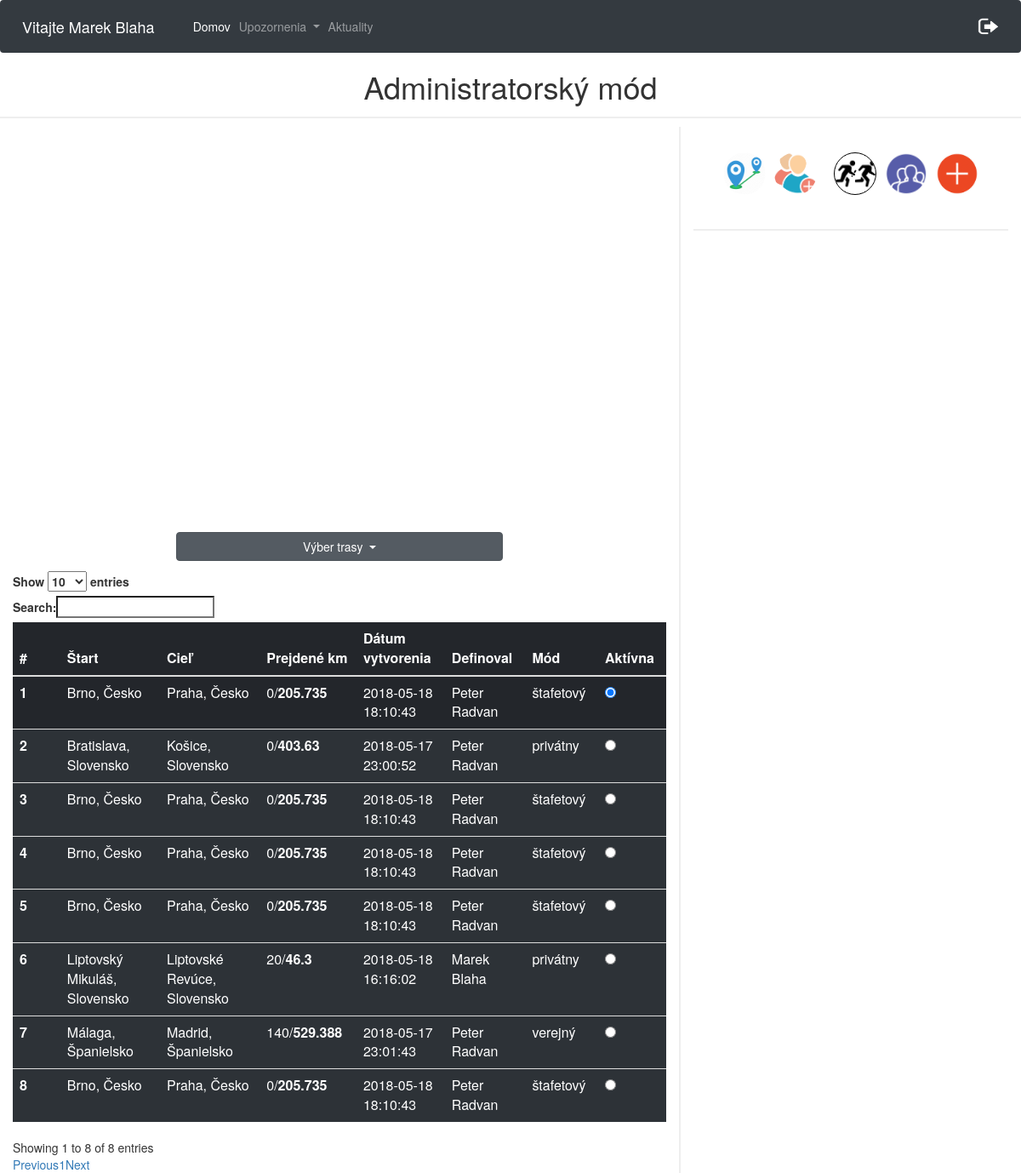
The app's page /cestyAdmin.php (signed in) with its own data.
### tables this page shows
CREATE TABLE `pouzivatelia` (
  `id` int(11) NOT NULL,
  `meno` varchar(20) NOT NULL,
  `priezvisko` varchar(20) NOT NULL,
  `email` varchar(40) NOT NULL,
  `heslo` varchar(60) NOT NULL,
  `stredna_skola` varchar(40) NOT NULL,
  `stredna_skola_adresa` varchar(60) NOT NULL,
  `ulica` varchar(40) NOT NULL,
  `psc` varchar(10) NOT NULL,
  `obec` varchar(40) NOT NULL,
  `rola` varchar(10) NOT NULL DEFAULT 'user',
  `odoberatel` tinyint(1) NOT NULL DEFAULT '0',
  `prve_prihlasenie` int(11) NOT NULL DEFAULT '0',
  `id_timu` int(11) DEFAULT NULL
);

CREATE TABLE `trasa_pouzivatel` (
  `id` int(11) NOT NULL,
  `id_pouzivatel` int(11) NOT NULL,
  `id_trasa` int(11) NOT NULL,
  `prejdene_km` int(11) NOT NULL,
  `aktivna_trasa` int(11) NOT NULL
);

CREATE TABLE `trasa` (
  `id` int(10) UNSIGNED NOT NULL,
  `start_nazov` varchar(50) NOT NULL,
  `start_lat` varchar(20) NOT NULL,
  `start_long` varchar(20) NOT NULL,
  `ciel_nazov` varchar(50) NOT NULL,
  `ciel_lat` varchar(20) NOT NULL,
  `ciel_long` varchar(20) NOT NULL,
  `celkove_km` double NOT NULL,
  `datum_vytvorenia` datetime NOT NULL,
  `mod_trasy` varchar(20) NOT NULL,
  `id_user` int(11) NOT NULL,
  `vytvoril` varchar(100) NOT NULL
);

### cestyAdmin.php (the view, shortened to what this page needs)
<html>
<head>
    <link rel="stylesheet" href="https://maxcdn.bootstrapcdn.com/bootstrap/4.0.0/css/bootstrap.min.css">
    <link rel="stylesheet" type="text/css" href="https://maxcdn.bootstrapcdn.com/bootstrap/3.3.7/css/bootstrap.min.css">
    <link rel="stylesheet" type="text/css" href="https://cdn.datatables.net/1.10.16/css/dataTables.bootstrap.min.css">
    <link rel="stylesheet" href="./css/cesty.css">
</head>
<body>
<nav class="navbar navbar-expand-lg  navbar-dark bg-dark">
        <span class="navbar-brand" >
            <?php
            $conn = new mysqli($servername, $username, $password, $dbname);
            $conn->set_charset("UTF8");
            $email= $_SESSION['email'];
            $query="SELECT meno, priezvisko from pouzivatelia WHERE email='$email'";
            $result = mysqli_query($conn,$query);
            while ($data = mysqli_fetch_array($result)){
                echo "Vitajte ".$data['meno']." ".$data['priezvisko'];
            }
            ?>
        </span>
    <div class="collapse navbar-collapse" id="navbarSupportedContent">
        <ul class="navbar-nav mr-auto">
            <li class="nav-item active">
                <a class="nav-link" href="cestyAdmin.php">Domov</a>
            </li>
            <li class="nav-item dropdown">
                <a class="nav-link dropdown-toggle" href="#" id="navbarDropdown" role="button" data-toggle="dropdown" aria-haspopup="true" aria-expanded="false">
                    Upozornenia
                </a>
            </li>
            <li class="nav-item">
                <a class="nav-link" href="aktuality.php">
                    Aktuality
                </a>
            </li>
        </ul>
        <ul class="nav navbar-nav navbar-right">
            <li><a href="aktuality.php?odhlasenie='1'"><img src="logOut.png" width="25px" height="20px"></a></li>
        </ul>
    </div>
</nav>
<h1 class="adminMode">Administratorský mód</h1>
<div class="row">
    <div class="col-8 leftCol">
        <div id="myMap" style="height: 400px; width: 70%"></div>
        <div class="dropdown show " id="trasyId">
            <a class="btn btn-secondary dropdown-toggle" href="#" role="button" id="dropdownMenuLink" data-toggle="dropdown" aria-haspopup="true" aria-expanded="false">
                Výber trasy
            </a>
            <?php
            $conn = new mysqli($servername, $username, $password, $dbname);
            $conn->set_charset("UTF8");
            $sql = "SELECT trasa.id as tid, pouzivatelia.id, trasa.start_nazov, trasa.ciel_nazov, trasa_pouzivatel.prejdene_km, trasa.celkove_km, trasa.datum_vytvorenia, trasa_pouzivatel.aktivna_trasa, trasa.mod_trasy, trasa.vytvoril
                    FROM trasa_pouzivatel
                    INNER JOIN trasa ON trasa.id = trasa_pouzivatel.id_trasa
                    INNER JOIN pouzivatelia on pouzivatelia.id = trasa_pouzivatel.id_pouzivatel
                    ORDER BY aktivna_trasa DESC";
            ?>
        </div>
        <table class="table table-dark" id="privatneTrasy">
            <thead>
            <tr>
                <th scope="col">#</th>
                <th scope="col">Štart</th>
                <th scope="col">Cieľ</th>
                <th scope="col">Prejdené km</th>
                <th scope="col">Dátum vytvorenia</th>
                <th scope="col">Definoval</th>
                <th scope="col">Mód</th>
                <th scope="col">Aktívna</th>
            </tr>
            </thead>
            <tbody>
            <?php
            $i = 1;
            if ($result = $conn->query($sql)) {
                while ($row = $result->fetch_object()) {
                    echo "<tr>";
                    echo "<th scope='row'>$i <span class='spanId' >$row->id</span><span class='spanTid' >$row->tid</span></th>";
                    echo "<td>$row->start_nazov</td>";
                    echo "<td>$row->ciel_nazov</td>";
                    echo "<td>$row->prejdene_km/<b>$row->celkove_km</b></td>";
                    echo "<td>$row->datum_vytvorenia</td>";
                    echo "<td>$row->vytvoril</td>";
                    echo "<td>$row->mod_trasy</td>";
                    if($row->aktivna_trasa > 0){
                        echo "<td><input onclick='check($i)' class='radio' type='radio' checked> </td>";
                    }
                    else{
                        echo "<td><input onclick='check($i)' class='radio' type='radio' ></td>";
                    }
                    echo "</tr>";
                    $i++;
                }
            }
            ?>
            </tbody>
        </table>
    </div>
    <div class="col-4 rightCol">
        <img src="img/add.png"    id="privateBtn" class="addBtn" alt="add">
        <img src="img/public.png" id="publicBtn" class="addBtn" alt="add">
        <img src="img/relay.png"  id="relayBtn" class="addBtn" alt="add">
        <a href="stafetovyMod.php" > <img src="img/addpeople.png" id="addPeople" class="addBtn" alt="add"></a>
        <img src="img/distance.png" id="distanceBtn" class="addBtn" alt="add">
        <div class="progressDiv">
        </div>
    </div>
</div>
</body>
</html>

### css/cesty.css (style rules this page uses)
.leftCol { border-right: 2px solid #eee !important; }
.row { box-sizing: border-box !important; margin:0; }
#myMap { margin: 5% auto; }
#dropdownMenuLink { width:100% !important; margin-bottom:3% !important; }
#trasyId { margin: 0 auto; width:50% !important; }
.addBtn { position: absolute; top:30px; right:50px; width: 50px; height:50px; transition: all 0.3s linear; border-radius: 50%; }
.addBtn:nth-child(2) { right:110px; }
.addBtn:nth-child(3) { right:170px; border-radius: 50%; border: 1px solid black; }
#distanceBtn { left:50px; }
.addBtn:nth-child(5) { left:50px; background: #fff; border-radius: 50%; }
#addPeople { left:110px; }
#privatneTrasy tr { background: rgba(50,56,62,0.7); }
#privatneTrasy tr:first-child { background: rgba(50,56,62,0.1); }
.adminMode { text-align: center; border-bottom:2px solid #eeeeee; padding-bottom: 15px; }
.progressDiv { border-top: 2px solid #eee; margin-top: 120px; }

### records on screen
pouzivatelia: meno "Marek", priezvisko "Blaha"
trasa_pouzivatel: id_trasa.start_nazov "Brno, Česko", id_trasa.ciel_nazov "Praha, Česko", prejdene_km "0", id_trasa.celkove_km "205.735", id_trasa.datum_vytvorenia "2018-05-18 18:10:43", id_trasa.vytvoril "Peter Radvan", id_trasa.mod_trasy "štafetový"
trasa_pouzivatel: id_trasa.start_nazov "Bratislava, Slovensko", id_trasa.ciel_nazov "Košice, Slovensko", prejdene_km "0", id_trasa.celkove_km "403.63", id_trasa.datum_vytvorenia "2018-05-17 23:00:52", id_trasa.vytvoril "Peter Radvan", id_trasa.mod_trasy "privátny"
trasa_pouzivatel: id_trasa.start_nazov "Brno, Česko", id_trasa.ciel_nazov "Praha, Česko", prejdene_km "0", id_trasa.celkove_km "205.735", id_trasa.datum_vytvorenia "2018-05-18 18:10:43", id_trasa.vytvoril "Peter Radvan", id_trasa.mod_trasy "štafetový"
trasa_pouzivatel: id_trasa.start_nazov "Brno, Česko", id_trasa.ciel_nazov "Praha, Česko", prejdene_km "0", id_trasa.celkove_km "205.735", id_trasa.datum_vytvorenia "2018-05-18 18:10:43", id_trasa.vytvoril "Peter Radvan", id_trasa.mod_trasy "štafetový"
trasa_pouzivatel: id_trasa.start_nazov "Brno, Česko", id_trasa.ciel_nazov "Praha, Česko", prejdene_km "0", id_trasa.celkove_km "205.735", id_trasa.datum_vytvorenia "2018-05-18 18:10:43", id_trasa.vytvoril "Peter Radvan", id_trasa.mod_trasy "štafetový"
trasa_pouzivatel: id_trasa.start_nazov "Liptovský Mikuláš, Slovensko", id_trasa.ciel_nazov "Liptovské Revúce, Slovensko", prejdene_km "20", id_trasa.celkove_km "46.3", id_trasa.datum_vytvorenia "2018-05-18 16:16:02", id_trasa.vytvoril "Marek Blaha", id_trasa.mod_trasy "privátny"
trasa_pouzivatel: id_trasa.start_nazov "Málaga, Španielsko", id_trasa.ciel_nazov "Madrid, Španielsko", prejdene_km "140", id_trasa.celkove_km "529.388", id_trasa.datum_vytvorenia "2018-05-17 23:01:43", id_trasa.vytvoril "Peter Radvan", id_trasa.mod_trasy "verejný"
trasa_pouzivatel: id_trasa.start_nazov "Brno, Česko", id_trasa.ciel_nazov "Praha, Česko", prejdene_km "0", id_trasa.celkove_km "205.735", id_trasa.datum_vytvorenia "2018-05-18 18:10:43", id_trasa.vytvoril "Peter Radvan", id_trasa.mod_trasy "štafetový"
